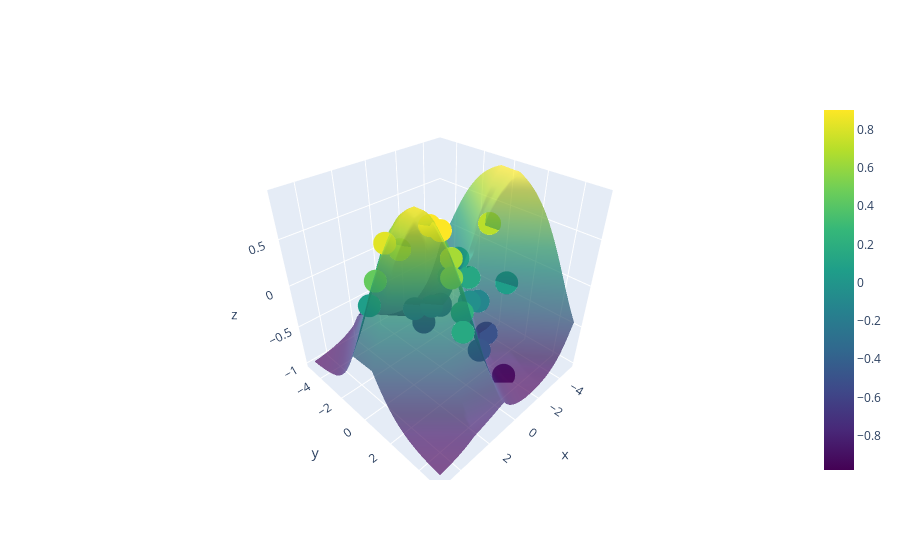

Write notebook code for a chart like this one.
### Markdown cell above
Check TensorBoard to see the logged loss values.

We can also visually verify the result.

### Code cell
show_mlp_response_3d(mlp, x_val, y_val)
